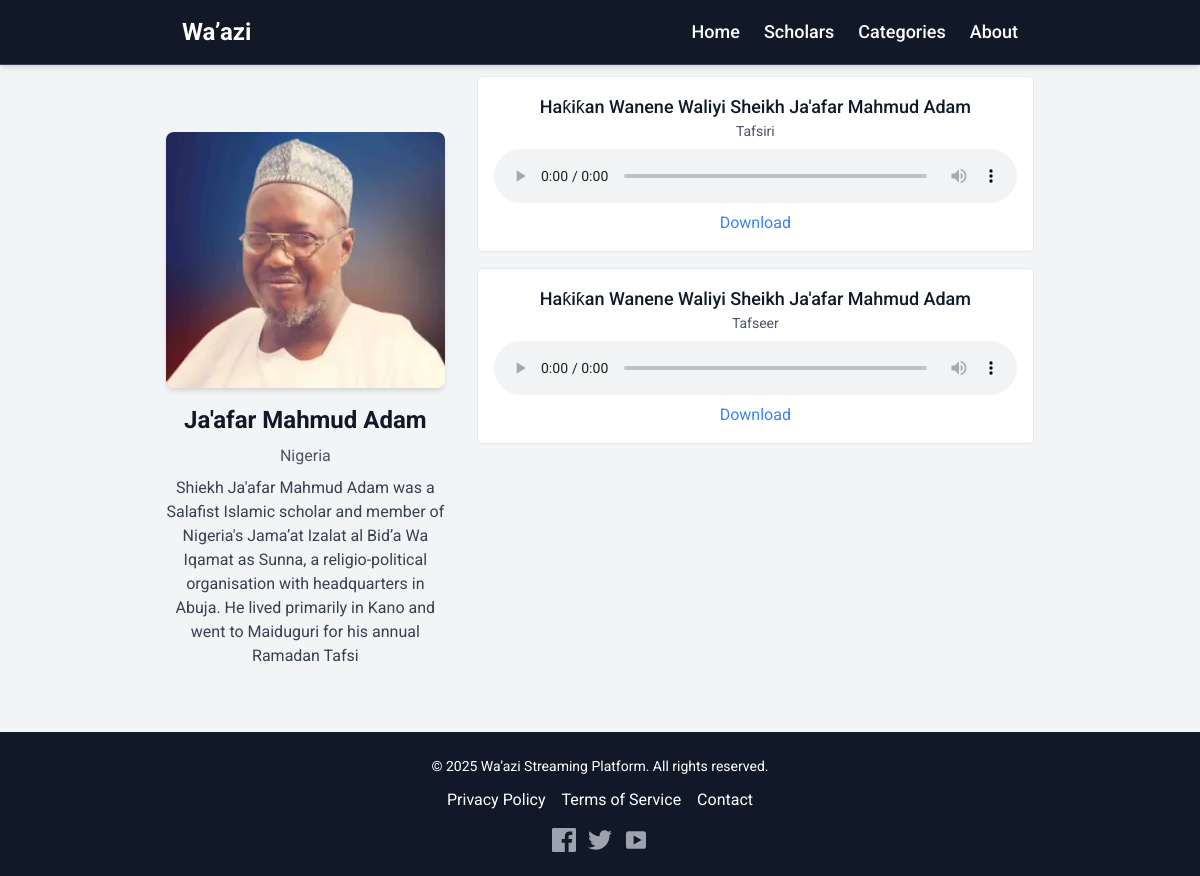
Page /scholar/1/ on the committed database.
### waazi/models.py (models this page shows, shortened)
class Scholar(models.Model):
    name = models.CharField(max_length=255)
    bio = models.TextField(blank=True, null=True)
    image = models.ImageField(upload_to="scholars/", blank=True, null=True)
    country = models.CharField(max_length=100, blank=True, null=True)
    social_links = models.JSONField(blank=True, null=True)  # Store social media links
    created_at = models.DateTimeField(auto_now_add=True)
    class Meta:
        verbose_name_plural = "Scholars"  # Plural form

class Waazi(models.Model):
    title = models.CharField(max_length=255)
    scholar = models.ForeignKey(Scholar, on_delete=models.CASCADE)
    category = models.ForeignKey(Category, on_delete=models.SET_NULL, null=True)
    audio_file = models.FileField(upload_to="waazi_audio/")
    duration = models.DurationField(blank=True, null=True)  # Store length of audio
    description = models.TextField(blank=True, null=True)
    views = models.PositiveIntegerField(default=0)
    downloads = models.PositiveIntegerField(default=0)
    created_at = models.DateTimeField(auto_now_add=True)
    class Meta:
        verbose_name_plural = "Waazis"

class Category(models.Model):
    CATEGORY_CHOICES = (
        ("Tafsiri", "Tafsiri"),
        ("Fiqhu", "Fiqhu"),
        ("Aqida", "Aqida"),
        ("Tarihi", "Tarihi"),
        ("Hadisi", "Hadisi"),
        ("Sira", "Sira"),
        ("Kyawawan Halaye", "Kyawawan Halaye"),
        ("Karatun Alƙur'ani", "Karatun Alƙur'ani"),
        ("Fiqhun Shari'a", "Fiqhun Shari'a"),
        ("Ruhaniya", "Ruhaniya"),
    )
    class Meta:
        verbose_name_plural = "Categories"
    name = models.CharField(max_length=100, unique=True, choices=CATEGORY_CHOICES)

### waazi/views.py (the view)
# urls.py: path('scholar/<int:scholar_id>/', scholar_profile, name='scholar_profile'),
def scholar_profile(request, scholar_id):
    scholar = get_object_or_404(Scholar, id=scholar_id)
    waazis = scholar.waazi_set.all()
    return render(request, "waazi/reciter-profile.html", {"scholar": scholar, "waazis": waazis})

### waazi/templates/waazi/reciter-profile.html (shortened to what this page needs)
{% extends 'waazi/base.html' %}
{% load static %}
{% block content %}
  <div class="flex flex-col md:flex-row gap-8">
    <div class="md:w-1/3">
      <img src="{{ scholar.image.url|default:'/static/images/default-scholar.jpg' }}" alt="{{ scholar.name }}" class="w-full h-64 object-cover rounded-lg shadow-md mb-4" style="margin-top: 100px;">
      <h1 class="text-2xl font-bold mb-2 text-gray-900">{{ scholar.name }}</h1>
      <p class="text-gray-600 mb-2">{{ scholar.country|default:'' }}</p>
      <p class="text-gray-700">{{ scholar.bio|default:'No bio available.' }}</p>
    </div>
    <div class="md:w-2/3">
      <h2 class="text-xl font-semibold mb-4 text-gray-900">Wa’azi Collection</h2>
      <div class="space-y-4">
        {% for waaz in waazis %}
          <div class="waazi-item">
            <h3 class="text-lg font-medium text-gray-900">{{ waaz.title }}</h3>
            <p class="text-sm text-gray-600">{{ waaz.category.name|default:'Uncategorized' }}</p>
            <audio controls class="w-full my-2">
              <source src="{{ waaz.audio_file.url }}" type="audio/mpeg">
            </audio>
            <a href="/api/waazi/{{ waaz.id }}/download/" class="text-blue-500 hover:underline">Download</a>
          </div>
        {% empty %}
          <p class="text-gray-600">No wa’azi available.</p>
        {% endfor %}
      </div>
    </div>
  </div>
{% endblock %}

### static/css/styles.css (style rules this page uses)
body { font-family: 'Roboto', sans-serif; }
.waazi-item { background-color: #ffffff; border: 1px solid #e2e8f0; border-radius: 0.25rem; padding: 1rem; transition: transform 0.3s ease; opacity: 0; animation: slideIn 0.5s ease forwards; animation-delay: calc(0.1s * var(--index)); }

### rows in the picture
Scholar: image (picture), name "Ja'afar Mahmud Adam", country "Nigeria", bio "Shiekh Ja'afar Mahmud Adam was a Salafist Islamic scholar and member of Nigeria's Jama’at Izalat al Bid’a Wa Iqamat as Sunna, a religio-political organisation with headquarters in Abuja. He lived primarily in Kano and went to Maiduguri for his annual Ramadan Tafsi"
Waazi: title "Haƙiƙan Wanene Waliyi Sheikh Ja'afar Mahmud Adam", category.name "Tafsiri"
Waazi: title "Haƙiƙan Wanene Waliyi Sheikh Ja'afar Mahmud Adam", category.name "Tafseer"
